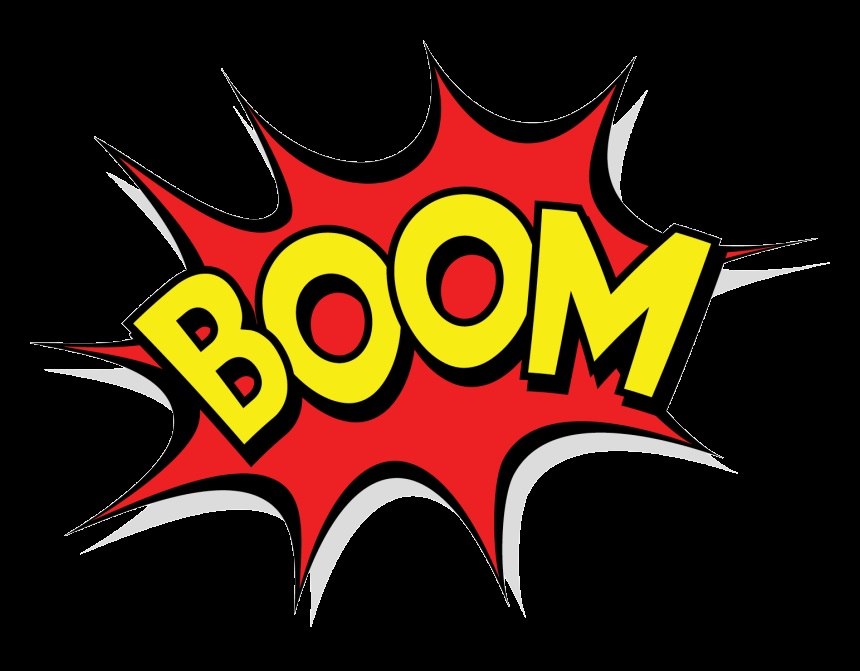
#> input picture monsters/effects/bang.jpg, 860 x 671 px
$ jupyter execute make.ipynb
#> lines starting #> are read from the running program, lines starting #| are printed output that depends on the picture; after the words box and inside, x2 and y2 are one past the last pixel; in counts of white or black regions, pixels touching at a corner belong together
# BINARY MASK

[cell 1]
import cv2
import matplotlib.pyplot as plt
import numpy as np


img_dir = 'monsters/effects/bang.jpg'
mask_dir = img_dir.replace('bang', 'bang_mask')


mask = cv2.imread(img_dir,0)
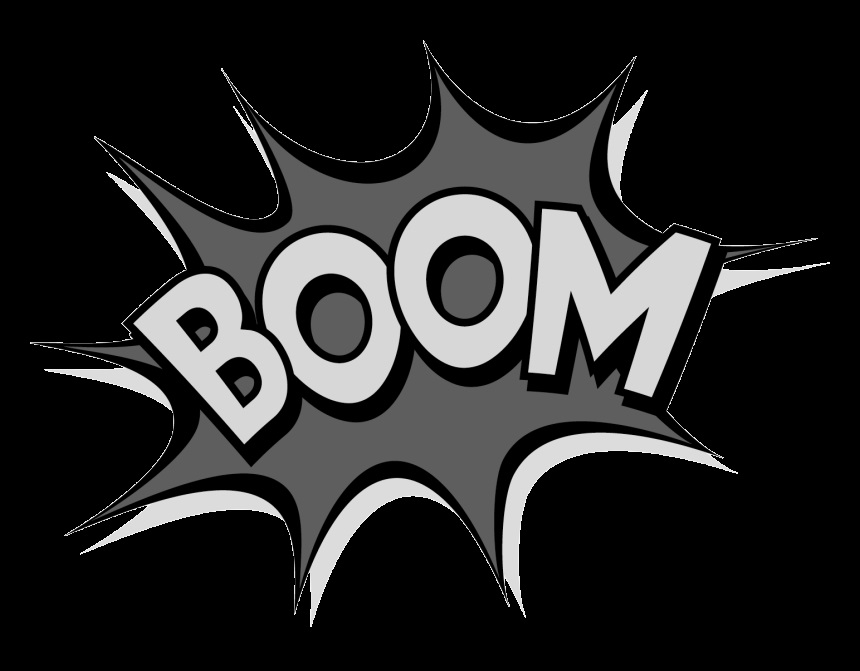
#> mask: shape (671, 860); min 0, max 253, mean 38.9
# th,img = cv2.threshold(img,0,255,cv2.THRESH_OTSU)

th = 5
mask[mask<th] = 0
#> mask: shape (671, 860); 3.75% of pixels changed, all inside (x1, y1, x2, y2) = (24, 40, 832, 632)
mask[mask>=th] = 255
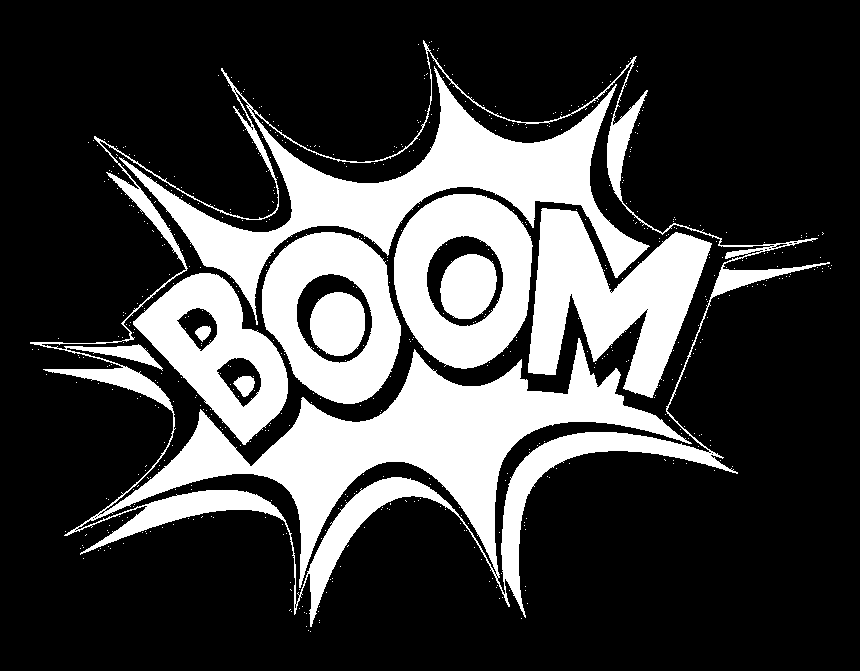
#> mask: shape (671, 860); 25.9% white; 588 white regions (579 under 20 px), largest, box (x1, y1, x2, y2) and area: (30, 40, 830, 627) 86350, (528, 208, 712, 398) 17770, (394, 194, 533, 369) 13817


cv2.imwrite(mask_dir, mask)

plt.imshow(mask)
plt.show()
